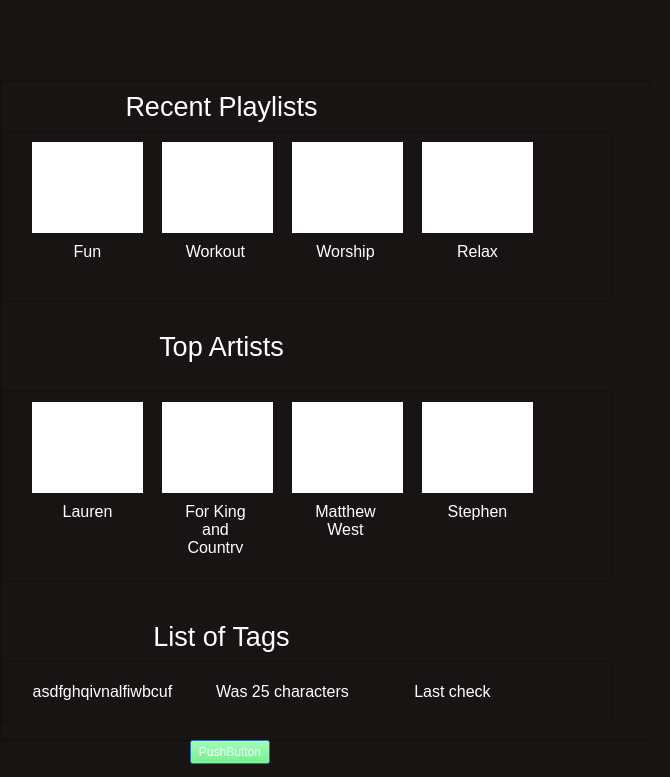
<?xml version="1.0" encoding="UTF-8"?>
<ui version="4.0">
 <class>Home</class>
 <widget class="QDialog" name="Home">
  <property name="geometry">
   <rect>
    <x>0</x>
    <y>0</y>
    <width>670</width>
    <height>777</height>
   </rect>
  </property>
  <property name="windowTitle">
   <string>Dialog</string>
  </property>
  <property name="styleSheet">
   <string notr="true">background-color: rgb(25, 20, 20);</string>
  </property>
  <widget class="QScrollArea" name="scrollArea_3">
   <property name="geometry">
    <rect>
     <x>0</x>
     <y>80</y>
     <width>651</width>
     <height>661</height>
    </rect>
   </property>
   <property name="styleSheet">
    <string notr="true"/>
   </property>
   <property name="widgetResizable">
    <bool>true</bool>
   </property>
   <widget class="QWidget" name="scrollAreaWidgetContents_4">
    <property name="geometry">
     <rect>
      <x>0</x>
      <y>0</y>
      <width>649</width>
      <height>659</height>
     </rect>
    </property>
    <widget class="QScrollArea" name="scrollArea">
     <property name="geometry">
      <rect>
       <x>0</x>
       <y>50</y>
       <width>611</width>
       <height>171</height>
      </rect>
     </property>
     <property name="widgetResizable">
      <bool>true</bool>
     </property>
     <widget class="QWidget" name="scrollAreaWidgetContents">
      <property name="geometry">
       <rect>
        <x>0</x>
        <y>0</y>
        <width>609</width>
        <height>169</height>
       </rect>
      </property>
      <widget class="QLabel" name="label_2">
       <property name="geometry">
        <rect>
         <x>30</x>
         <y>10</y>
         <width>111</width>
         <height>91</height>
        </rect>
       </property>
       <property name="styleSheet">
        <string notr="true">background-color: rgb(255, 255, 255);</string>
       </property>
       <property name="text">
        <string/>
       </property>
      </widget>
      <widget class="QLabel" name="label_3">
       <property name="geometry">
        <rect>
         <x>160</x>
         <y>10</y>
         <width>111</width>
         <height>91</height>
        </rect>
       </property>
       <property name="styleSheet">
        <string notr="true">background-color: rgb(255, 255, 255);</string>
       </property>
       <property name="text">
        <string/>
       </property>
      </widget>
      <widget class="QLabel" name="label_4">
       <property name="geometry">
        <rect>
         <x>290</x>
         <y>10</y>
         <width>111</width>
         <height>91</height>
        </rect>
       </property>
       <property name="styleSheet">
        <string notr="true">background-color: rgb(255, 255, 255);</string>
       </property>
       <property name="text">
        <string/>
       </property>
      </widget>
      <widget class="QLabel" name="label_5">
       <property name="geometry">
        <rect>
         <x>50</x>
         <y>110</y>
         <width>71</width>
         <height>41</height>
        </rect>
       </property>
       <property name="font">
        <font>
         <family>MS UI Gothic</family>
         <pointsize>12</pointsize>
        </font>
       </property>
       <property name="styleSheet">
        <string notr="true">color: rgb(255, 255, 255);</string>
       </property>
       <property name="text">
        <string>Fun</string>
       </property>
       <property name="alignment">
        <set>Qt::AlignHCenter|Qt::AlignTop</set>
       </property>
       <property name="wordWrap">
        <bool>true</bool>
       </property>
      </widget>
      <widget class="QLabel" name="label_6">
       <property name="geometry">
        <rect>
         <x>178</x>
         <y>110</y>
         <width>71</width>
         <height>41</height>
        </rect>
       </property>
       <property name="font">
        <font>
         <family>MS UI Gothic</family>
         <pointsize>12</pointsize>
        </font>
       </property>
       <property name="styleSheet">
        <string notr="true">color: rgb(255, 255, 255);</string>
       </property>
       <property name="text">
        <string>Workout</string>
       </property>
       <property name="alignment">
        <set>Qt::AlignHCenter|Qt::AlignTop</set>
       </property>
       <property name="wordWrap">
        <bool>true</bool>
       </property>
      </widget>
      <widget class="QLabel" name="label_7">
       <property name="geometry">
        <rect>
         <x>308</x>
         <y>110</y>
         <width>71</width>
         <height>41</height>
        </rect>
       </property>
       <property name="font">
        <font>
         <family>MS UI Gothic</family>
         <pointsize>12</pointsize>
        </font>
       </property>
       <property name="styleSheet">
        <string notr="true">color: rgb(255, 255, 255);</string>
       </property>
       <property name="text">
        <string>Worship</string>
       </property>
       <property name="alignment">
        <set>Qt::AlignHCenter|Qt::AlignTop</set>
       </property>
       <property name="wordWrap">
        <bool>true</bool>
       </property>
      </widget>
      <widget class="QLabel" name="label_8">
       <property name="geometry">
        <rect>
         <x>420</x>
         <y>10</y>
         <width>111</width>
         <height>91</height>
        </rect>
       </property>
       <property name="styleSheet">
        <string notr="true">background-color: rgb(255, 255, 255);</string>
       </property>
       <property name="text">
        <string/>
       </property>
      </widget>
      <widget class="QLabel" name="label_9">
       <property name="geometry">
        <rect>
         <x>440</x>
         <y>110</y>
         <width>71</width>
         <height>41</height>
        </rect>
       </property>
       <property name="font">
        <font>
         <family>MS UI Gothic</family>
         <pointsize>12</pointsize>
        </font>
       </property>
       <property name="styleSheet">
        <string notr="true">color: rgb(255, 255, 255);</string>
       </property>
       <property name="text">
        <string>Relax</string>
       </property>
       <property name="alignment">
        <set>Qt::AlignHCenter|Qt::AlignTop</set>
       </property>
       <property name="wordWrap">
        <bool>true</bool>
       </property>
      </widget>
     </widget>
    </widget>
    <widget class="QLabel" name="label">
     <property name="geometry">
      <rect>
       <x>110</x>
       <y>10</y>
       <width>221</width>
       <height>31</height>
      </rect>
     </property>
     <property name="font">
      <font>
       <family>MS UI Gothic</family>
       <pointsize>20</pointsize>
      </font>
     </property>
     <property name="styleSheet">
      <string notr="true">color: rgb(255, 255, 255);</string>
     </property>
     <property name="text">
      <string>Recent Playlists</string>
     </property>
     <property name="alignment">
      <set>Qt::AlignCenter</set>
     </property>
    </widget>
    <widget class="QScrollArea" name="scrollArea_2">
     <property name="geometry">
      <rect>
       <x>0</x>
       <y>310</y>
       <width>611</width>
       <height>191</height>
      </rect>
     </property>
     <property name="widgetResizable">
      <bool>true</bool>
     </property>
     <widget class="QWidget" name="scrollAreaWidgetContents_3">
      <property name="geometry">
       <rect>
        <x>0</x>
        <y>0</y>
        <width>609</width>
        <height>189</height>
       </rect>
      </property>
      <widget class="QLabel" name="label_18">
       <property name="geometry">
        <rect>
         <x>30</x>
         <y>10</y>
         <width>111</width>
         <height>91</height>
        </rect>
       </property>
       <property name="styleSheet">
        <string notr="true">background-color: rgb(255, 255, 255);</string>
       </property>
       <property name="text">
        <string/>
       </property>
      </widget>
      <widget class="QLabel" name="label_19">
       <property name="geometry">
        <rect>
         <x>160</x>
         <y>10</y>
         <width>111</width>
         <height>91</height>
        </rect>
       </property>
       <property name="styleSheet">
        <string notr="true">background-color: rgb(255, 255, 255);</string>
       </property>
       <property name="text">
        <string/>
       </property>
      </widget>
      <widget class="QLabel" name="label_20">
       <property name="geometry">
        <rect>
         <x>290</x>
         <y>10</y>
         <width>111</width>
         <height>91</height>
        </rect>
       </property>
       <property name="styleSheet">
        <string notr="true">background-color: rgb(255, 255, 255);</string>
       </property>
       <property name="text">
        <string/>
       </property>
      </widget>
      <widget class="QLabel" name="label_21">
       <property name="geometry">
        <rect>
         <x>50</x>
         <y>110</y>
         <width>71</width>
         <height>51</height>
        </rect>
       </property>
       <property name="font">
        <font>
         <family>MS UI Gothic</family>
         <pointsize>12</pointsize>
        </font>
       </property>
       <property name="styleSheet">
        <string notr="true">color: rgb(255, 255, 255);</string>
       </property>
       <property name="text">
        <string>Lauren</string>
       </property>
       <property name="alignment">
        <set>Qt::AlignHCenter|Qt::AlignTop</set>
       </property>
       <property name="wordWrap">
        <bool>true</bool>
       </property>
      </widget>
      <widget class="QLabel" name="label_22">
       <property name="geometry">
        <rect>
         <x>178</x>
         <y>110</y>
         <width>71</width>
         <height>51</height>
        </rect>
       </property>
       <property name="font">
        <font>
         <family>MS UI Gothic</family>
         <pointsize>12</pointsize>
        </font>
       </property>
       <property name="styleSheet">
        <string notr="true">color: rgb(255, 255, 255);</string>
       </property>
       <property name="text">
        <string>For King and Country</string>
       </property>
       <property name="alignment">
        <set>Qt::AlignHCenter|Qt::AlignTop</set>
       </property>
       <property name="wordWrap">
        <bool>true</bool>
       </property>
      </widget>
      <widget class="QLabel" name="label_23">
       <property name="geometry">
        <rect>
         <x>308</x>
         <y>110</y>
         <width>71</width>
         <height>51</height>
        </rect>
       </property>
       <property name="font">
        <font>
         <family>MS UI Gothic</family>
         <pointsize>12</pointsize>
        </font>
       </property>
       <property name="styleSheet">
        <string notr="true">color: rgb(255, 255, 255);</string>
       </property>
       <property name="text">
        <string>Matthew West</string>
       </property>
       <property name="alignment">
        <set>Qt::AlignHCenter|Qt::AlignTop</set>
       </property>
       <property name="wordWrap">
        <bool>true</bool>
       </property>
      </widget>
      <widget class="QLabel" name="label_24">
       <property name="geometry">
        <rect>
         <x>420</x>
         <y>10</y>
         <width>111</width>
         <height>91</height>
        </rect>
       </property>
       <property name="styleSheet">
        <string notr="true">background-color: rgb(255, 255, 255);</string>
       </property>
       <property name="text">
        <string/>
       </property>
      </widget>
      <widget class="QLabel" name="label_25">
       <property name="geometry">
        <rect>
         <x>440</x>
         <y>110</y>
         <width>71</width>
         <height>51</height>
        </rect>
       </property>
       <property name="font">
        <font>
         <family>MS UI Gothic</family>
         <pointsize>12</pointsize>
        </font>
       </property>
       <property name="styleSheet">
        <string notr="true">color: rgb(255, 255, 255);</string>
       </property>
       <property name="text">
        <string>Stephen</string>
       </property>
       <property name="alignment">
        <set>Qt::AlignHCenter|Qt::AlignTop</set>
       </property>
       <property name="wordWrap">
        <bool>true</bool>
       </property>
      </widget>
     </widget>
    </widget>
    <widget class="QLabel" name="label_26">
     <property name="geometry">
      <rect>
       <x>110</x>
       <y>250</y>
       <width>221</width>
       <height>31</height>
      </rect>
     </property>
     <property name="font">
      <font>
       <family>MS UI Gothic</family>
       <pointsize>20</pointsize>
      </font>
     </property>
     <property name="styleSheet">
      <string notr="true">color: rgb(255, 255, 255);</string>
     </property>
     <property name="text">
      <string>Top Artists</string>
     </property>
     <property name="alignment">
      <set>Qt::AlignCenter</set>
     </property>
    </widget>
    <widget class="QLabel" name="label_27">
     <property name="geometry">
      <rect>
       <x>110</x>
       <y>540</y>
       <width>221</width>
       <height>31</height>
      </rect>
     </property>
     <property name="font">
      <font>
       <family>MS UI Gothic</family>
       <pointsize>20</pointsize>
      </font>
     </property>
     <property name="styleSheet">
      <string notr="true">color: rgb(255, 255, 255);</string>
     </property>
     <property name="text">
      <string>List of Tags</string>
     </property>
     <property name="alignment">
      <set>Qt::AlignCenter</set>
     </property>
    </widget>
    <widget class="QScrollArea" name="scrollArea_4">
     <property name="geometry">
      <rect>
       <x>0</x>
       <y>580</y>
       <width>611</width>
       <height>61</height>
      </rect>
     </property>
     <property name="widgetResizable">
      <bool>true</bool>
     </property>
     <widget class="QWidget" name="scrollAreaWidgetContents_5">
      <property name="geometry">
       <rect>
        <x>0</x>
        <y>0</y>
        <width>609</width>
        <height>59</height>
       </rect>
      </property>
      <widget class="QLabel" name="label_31">
       <property name="geometry">
        <rect>
         <x>30</x>
         <y>20</y>
         <width>141</width>
         <height>20</height>
        </rect>
       </property>
       <property name="font">
        <font>
         <family>MS UI Gothic</family>
         <pointsize>12</pointsize>
        </font>
       </property>
       <property name="styleSheet">
        <string notr="true">color: rgb(255, 255, 255);</string>
       </property>
       <property name="text">
        <string>asdfghqivnalfiwbcuf</string>
       </property>
       <property name="alignment">
        <set>Qt::AlignHCenter|Qt::AlignTop</set>
       </property>
       <property name="wordWrap">
        <bool>true</bool>
       </property>
      </widget>
      <widget class="QLabel" name="label_32">
       <property name="geometry">
        <rect>
         <x>210</x>
         <y>20</y>
         <width>141</width>
         <height>20</height>
        </rect>
       </property>
       <property name="font">
        <font>
         <family>MS UI Gothic</family>
         <pointsize>12</pointsize>
        </font>
       </property>
       <property name="styleSheet">
        <string notr="true">color: rgb(255, 255, 255);</string>
       </property>
       <property name="text">
        <string>Was 25 characters</string>
       </property>
       <property name="alignment">
        <set>Qt::AlignHCenter|Qt::AlignTop</set>
       </property>
       <property name="wordWrap">
        <bool>true</bool>
       </property>
      </widget>
      <widget class="QLabel" name="label_33">
       <property name="geometry">
        <rect>
         <x>380</x>
         <y>20</y>
         <width>141</width>
         <height>20</height>
        </rect>
       </property>
       <property name="font">
        <font>
         <family>MS UI Gothic</family>
         <pointsize>12</pointsize>
        </font>
       </property>
       <property name="styleSheet">
        <string notr="true">color: rgb(255, 255, 255);</string>
       </property>
       <property name="text">
        <string>Last check</string>
       </property>
       <property name="alignment">
        <set>Qt::AlignHCenter|Qt::AlignTop</set>
       </property>
       <property name="wordWrap">
        <bool>true</bool>
       </property>
      </widget>
     </widget>
    </widget>
   </widget>
  </widget>
  <widget class="QPushButton" name="pushButton">
   <property name="geometry">
    <rect>
     <x>190</x>
     <y>740</y>
     <width>80</width>
     <height>24</height>
    </rect>
   </property>
   <property name="styleSheet">
    <string notr="true">background-color: rgb(87, 255, 107);
color: rgb(255, 255, 255);</string>
   </property>
   <property name="text">
    <string>PushButton</string>
   </property>
  </widget>
 </widget>
 <resources/>
 <connections/>
</ui>
